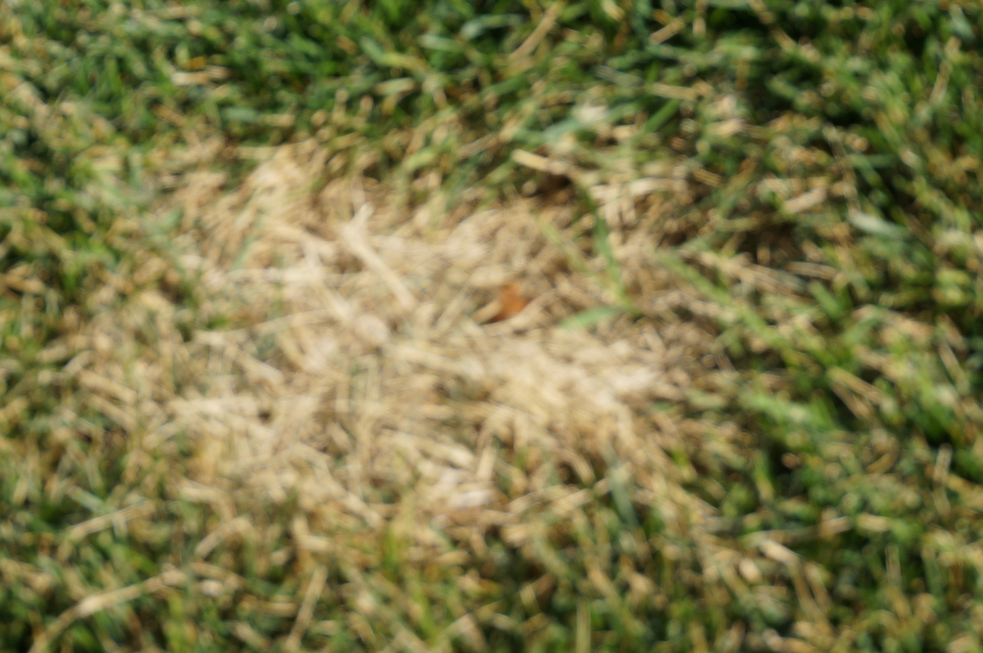
#> input picture Data_augmentation/Image_resources_data_augmentation/DSC03412.JPG, 4912 x 3264 px (shown at 1/5 size)
$ python -i masks.py   (imports and definitions only)
#> lines starting #> are read from the running program, lines starting #| are printed output that depends on the picture; after the words box and inside, x2 and y2 are one past the last pixel; in counts of white or black regions, pixels touching at a corner belong together
#> further down, picture is the input picture: shape (3264, 4912, 3); mean B, G, R 71.7, 119.3, 123.6
import numpy as np
import cv2


# looks or pixels in a certain range of color and returns a mask
# [28 lines left out: functions depth_mask_return_mask, black_mask_return_mask, green_mask_return_mask, not called in this run]


# Looks or pixels in a certain range of color and returns an hsv_image with those pixels blacked out
def red_mask_return_hsv(hsv_img):

    # gets all pixels in that range of red
    keepl = np.array([-18, 171, 175])
    keeph = np.array([22, 211, 215])
    keep_mask = cv2.inRange(hsv_img, keepl, keeph)
#> keep_mask: shape (3264, 4912); every value is 0
    # turns them all to black
    hsv_img[keep_mask > 0] = ([0,0,0])

    keepl = np.array([-18, 203, 185])
    keeph = np.array([22, 243, 225])
    keep_mask = cv2.inRange(hsv_img, keepl, keeph)
    # turns them all to black
    hsv_img[keep_mask > 0] = ([0,0,0])

    keepl = np.array([-20, 235, 235])
    keeph = np.array([20, 275, 275])
    keep_mask = cv2.inRange(hsv_img, keepl, keeph)
    # turns them all to black
    hsv_img[keep_mask > 0] = ([0,0,0])

    keepl = np.array([0, 70, 50])
    keeph = np.array([10, 255, 225])
    keep_mask = cv2.inRange(hsv_img, keepl, keeph)
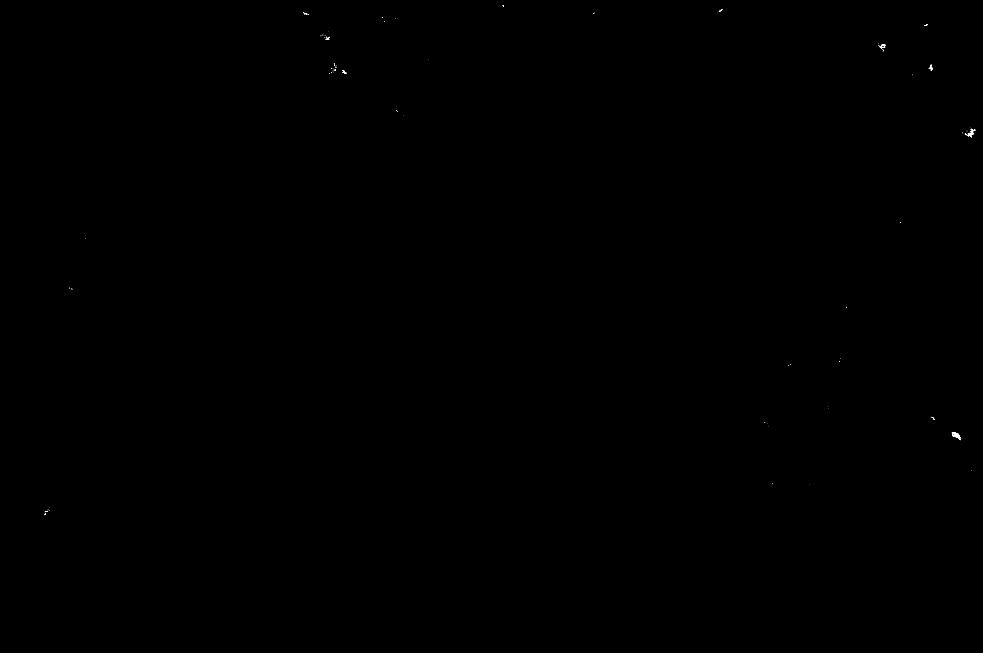
#> keep_mask: shape (3264, 4912) (shown at 1/5 size); 0.01% white; 160 white regions (146 under 20 px), largest, box (x1, y1, x2, y2) and area: (4766, 2160, 4803, 2199) 552, (4833, 655, 4868, 683) 290, (4399, 220, 4426, 243) 191
    # turns them all to black
    hsv_img[keep_mask > 0] = ([0,0,0])

    keepl = np.array([170, 70, 50])
    keeph = np.array([180, 255, 255])
    keep_mask = cv2.inRange(hsv_img, keepl, keeph)
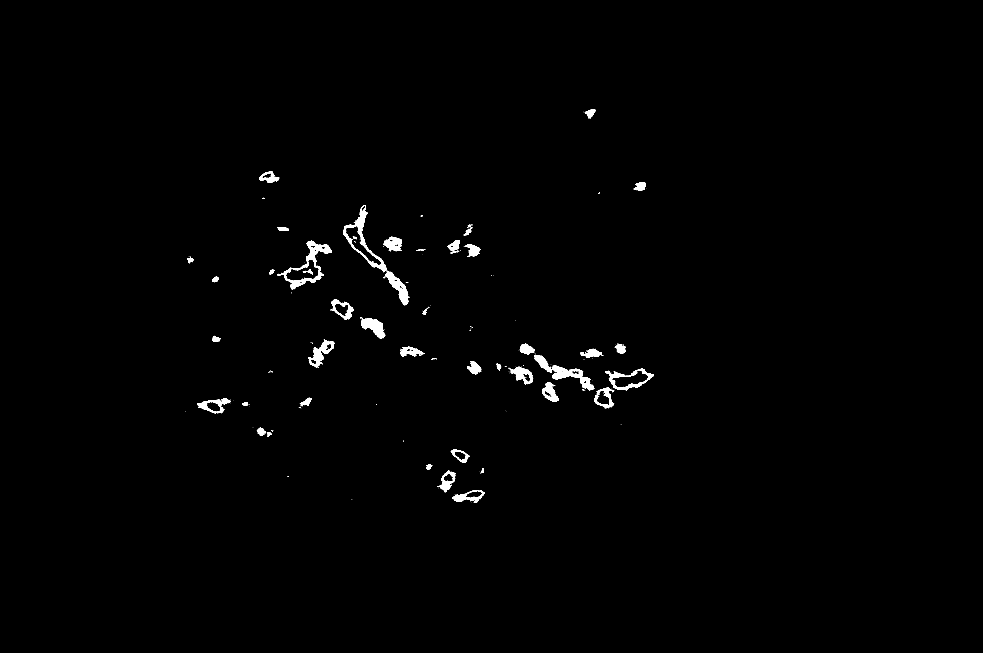
#> keep_mask: shape (3264, 4912) (shown at 1/5 size); 0.74% white; 340 white regions (282 under 20 px), largest, box (x1, y1, x2, y2) and area: (1408, 1202, 1658, 1446) 11189, (2672, 1775, 2971, 1952) 10998, (1715, 1025, 1934, 1357) 9749
    # turns them all to black
    hsv_img[keep_mask > 0] = ([0,0,0])

    return hsv_img

# Looks or pixels in a certain range of color and returns an hsv_image with those pixels blacked out
# [33 lines left out: functions green_mask_return_hsv, blue_mask_return_hsv, not called in this run]

>>> import cv2
>>> picture = cv2.imread('../../Data_augmentation/Image_resources_data_augmentation/DSC03412.JPG')
>>> result = red_mask_return_hsv(picture)

$ run again, on Data_augmentation/Image_resources_data_augmentation/2019-09-14 (1).png
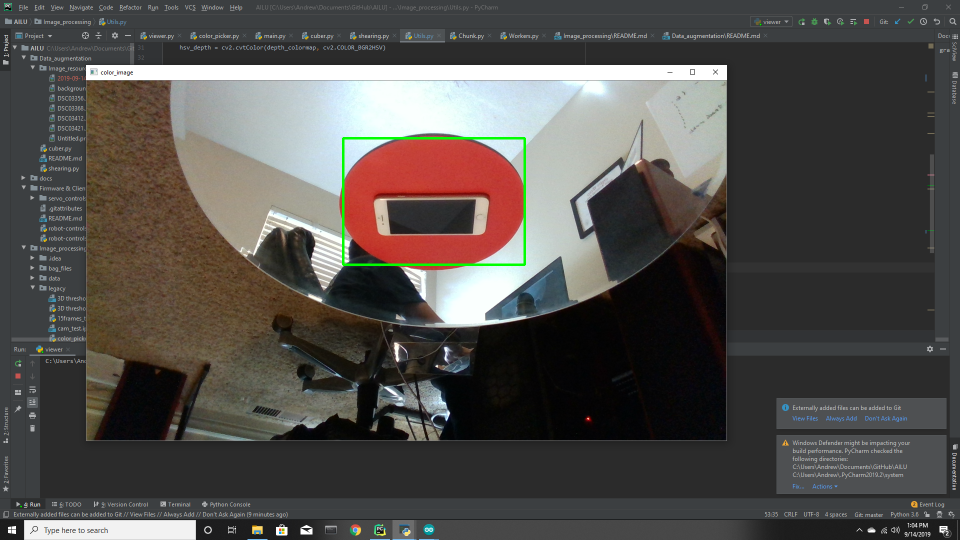
#> input picture Data_augmentation/Image_resources_data_augmentation/2019-09-14 (1).png, 1920 x 1080 px (shown at 1/2 size)
#> picture is the input picture: shape (1080, 1920, 3); mean B, G, R 75.9, 79, 82.2
#> in red_mask_return_hsv, `keep_mask = cv2.inRange(hsv_img, keepl, keeph)`:
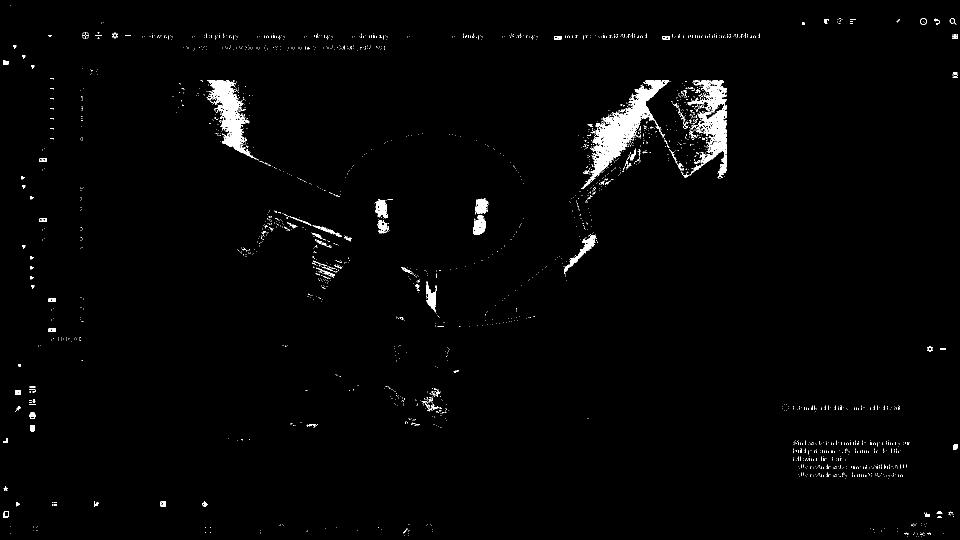
#> keep_mask: shape (1080, 1920) (shown at 1/2 size); 1.6% white; 2316 white regions (2209 under 20 px), largest, box (x1, y1, x2, y2) and area: (1165, 161, 1339, 378) 8538, (1362, 161, 1453, 355) 5337, (414, 161, 513, 319) 5053
#> in red_mask_return_hsv, `hsv_img[keep_mask > 0] = ([0,0,0])`:
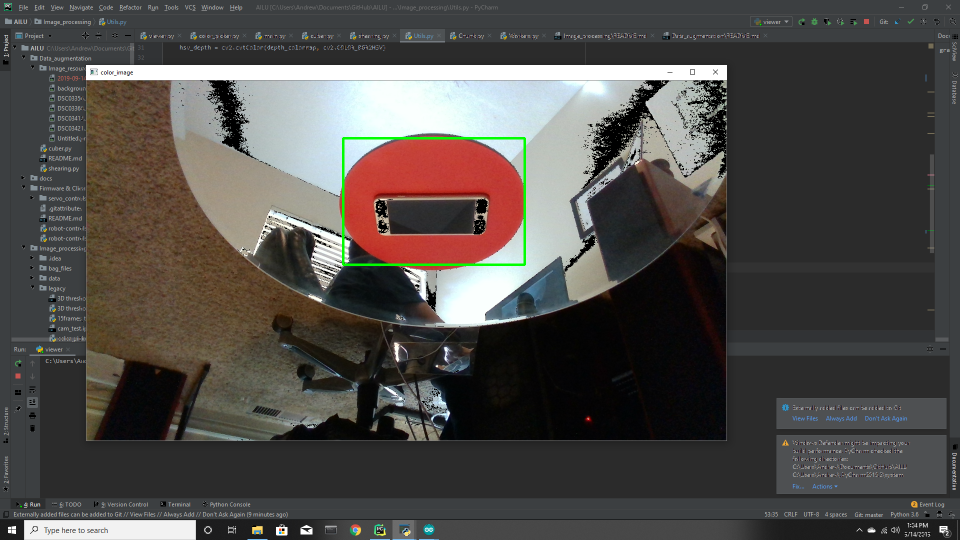
#> hsv_img: shape (1080, 1920, 3) (shown at 1/2 size); mean B, G, R 73.1, 76.1, 79.4
